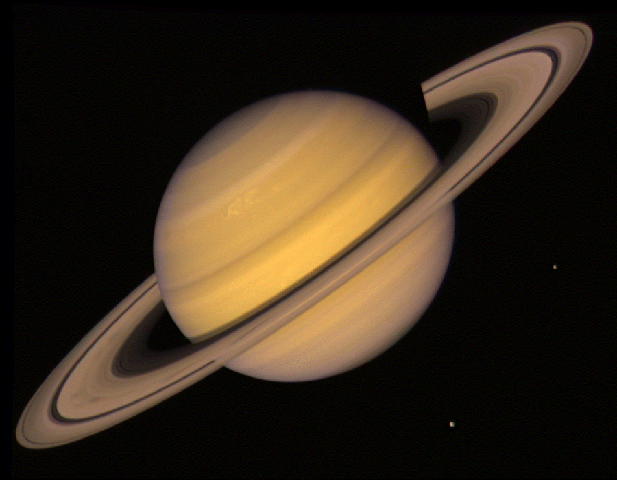
#> input picture saturne.png, 617 x 480 px
$ python Exercice_2_2.py
#> lines starting #> are read from the running program, lines starting #| are printed output that depends on the picture
import scipy as sci
import numpy as np
import matplotlib.pyplot as plt
import statistics as st
from matplotlib.pyplot import grid

im = plt.imread('saturne.png')
#> im is the input picture: shape (480, 617, 4) float32; mean R, G, B, A 0.214, 0.164, 0.108, 1
print("Taille de l'image :", im.shape)
#| Taille de l'image : (480, 617, 4)
plt.imshow(im)
plt.show()
r = im[:,:,0]
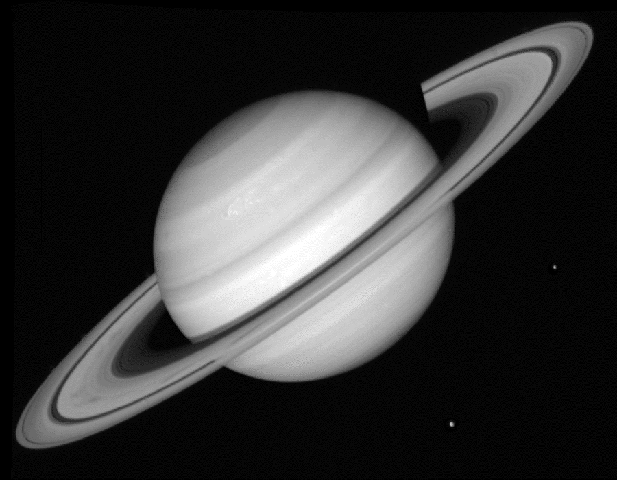
#> r: shape (480, 617) float32; min 0, max 1, mean 0.214
g = im[:,:,1]
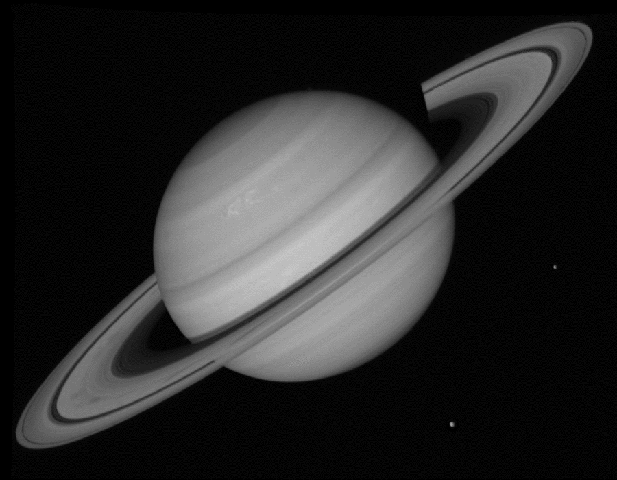
#> g: shape (480, 617) float32; min 0, max 0.773, mean 0.165
b = im[:,:,2]
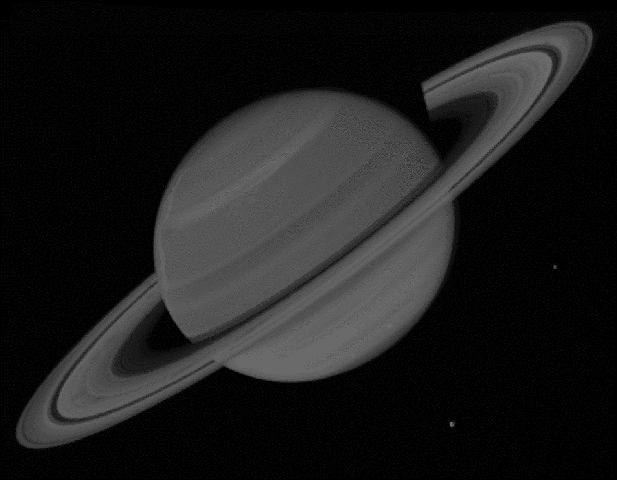
#> b: shape (480, 617) float32; min 0, max 0.416, mean 0.108
plt.imshow(r, cmap='gray')
# Force the range of the color scale to be between 0 and 1
plt.clim(0, 1)
plt.colorbar()
plt.title('Composante rouge')
plt.savefig('ComposanteRouge.png', bbox_inches='tight')
plt.show()

plt.imshow(g, cmap='gray')
plt.colorbar()
plt.clim(0, 1)
plt.title('Composante verte')
plt.savefig('ComposanteVerte.png', bbox_inches='tight')
plt.show()

plt.imshow(b, cmap='gray')
plt.clim(0, 1)
plt.colorbar()
plt.title('Composante bleue')
plt.savefig('ComposanteBleue.png', bbox_inches='tight')
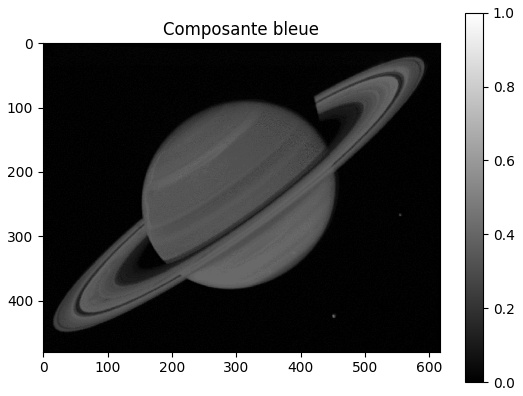
#> figure drawn by matplotlib, 2 panels
plt.show()

r_1d = np.reshape(r, 617*480)
g_1d = np.reshape(g, 617*480)
b_1d = np.reshape(b, 617*480)

hist1 = plt.hist(r_1d, bins=10, density=True)

plt.title('Histogramme des densité de probabilité d\'obtenir une valeur de rouge')
plt.grid(True)
plt.xlabel('Intensité')
plt.ylabel('Densité de probabilité')
plt.savefig('DensiteR.png', bbox_inches='tight')
#> figure, not shown here; tallest bar 6.65 high, from x = 0 to 0.1
plt.show()

hist2 = plt.hist(g_1d, bins=10, density=True)
plt.title('Histogramme des densité de probabilité d\'obtenir une valeur de verte')
plt.grid(True)
plt.xlabel('Intensité')
plt.ylabel('Densité de probabilité')
plt.savefig('DensiteG.png', bbox_inches='tight')
#> figure, not shown here; tallest bar 8.6 high, from x = 0 to 0.0773
plt.show()

hist3 = plt.hist(b_1d, bins=10, density=True)
plt.title('Histogramme des densité de probabilité d\'obtenir une valeur de bleue')
plt.grid(True)
plt.xlabel('Intensité')
plt.ylabel('Densité de probabilité')
plt.savefig('DensiteB.png', bbox_inches='tight')
#> figure, not shown here; tallest bar 15.8 high, from x = 0 to 0.0416
plt.show()

# histrogrammes ensemble
hist1 = plt.hist(r_1d, bins=10, density=True, alpha=0.5, label='Rouge', color='red', range=[0,1])
hist2 = plt.hist(g_1d, bins=10, density=True, alpha=0.5, label='Vert', color='green', range=[0,1])
hist3 = plt.hist(b_1d, bins=10, density=True, alpha=0.5, label='Bleu', color='blue', range=[0,1])
plt.title('Histogramme des densité de probabilité d\'obtenir une valeur de couleur')
plt.grid(True)
plt.xlabel('Intensité')
plt.ylabel('Densité de probabilité')
plt.legend()
plt.savefig('DensiteRGB.png', bbox_inches='tight')
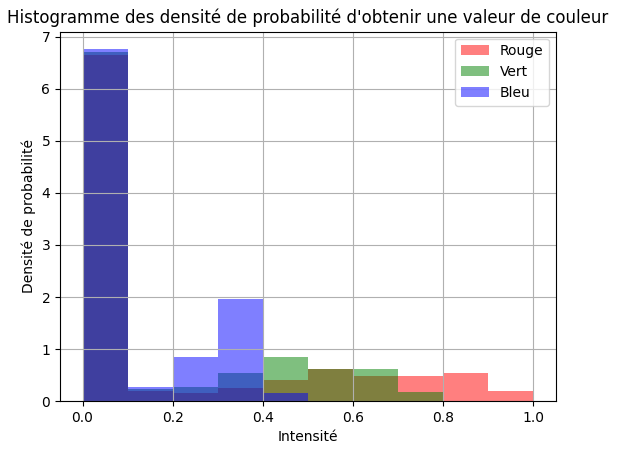
#> figure drawn by matplotlib, 1 panel; tallest bar 6.65 high, from x = 0 to 0.1; tallest bar 6.71 high, from x = 0 to 0.1; tallest bar 6.76 high, from x = 0 to 0.1
plt.show()

plt.plot(r_1d, b_1d, '.')
plt.grid(True)
plt.xlabel('Intensité rouge')
plt.ylabel('Intensité bleue')
plt.title('Corrélation entre les intensités rouge et bleue')
plt.savefig('correlationRB.png', bbox_inches='tight')
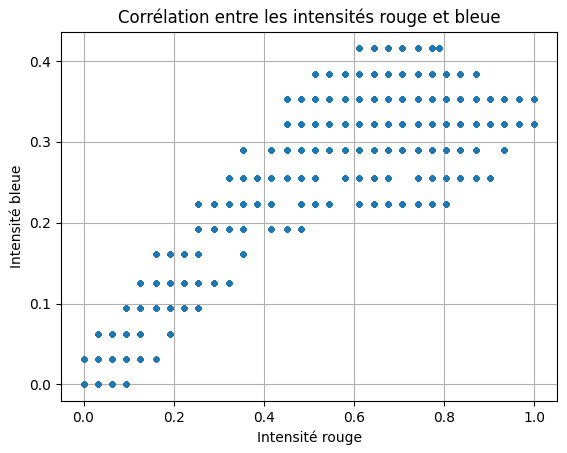
#> figure drawn by matplotlib, 1 panel
plt.axis('equal')
plt.show()
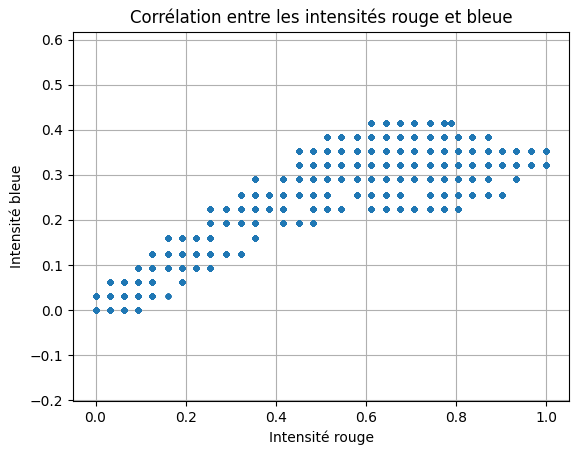
#> figure drawn by matplotlib, 1 panel

covrb = lambda x,y: np.sum((x - np.mean(x)) * (y - np.mean(y))) / len(x)
corcoefrb = lambda x,y: covrb(x,y) / (np.std(x) * np.std(y))
print(f"Coefficient de corrélation entre les intensités rouge et bleue : {corcoefrb(r_1d, b_1d):.2f}")
#| Coefficient de corrélation entre les intensités rouge et bleue : 0.96
